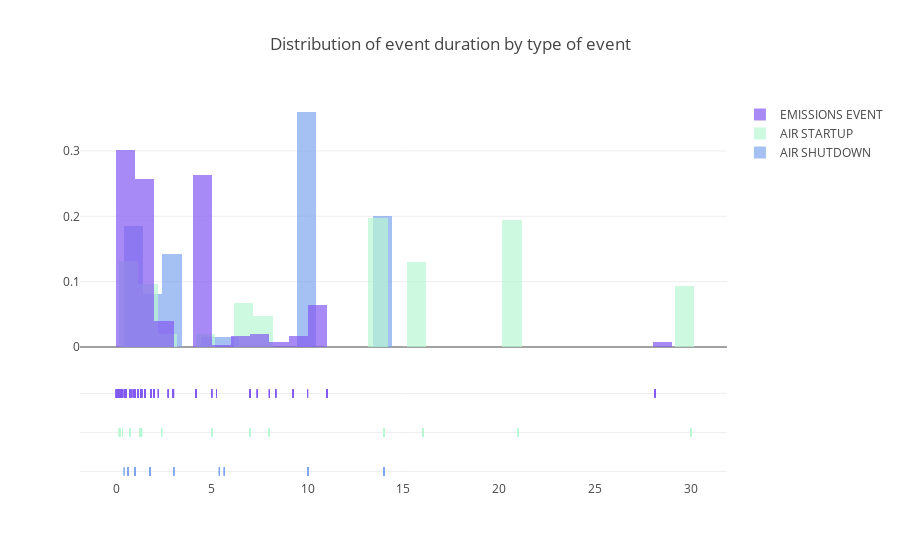

Here is the notebook cell this chart was saved with:
### Code cell
# plot the distribution of event duration according to the type of event (interactive)
hist_data = [df[df['Type(s) of air emissions event'] == 'AIR SHUTDOWN']['duration'].dropna(),
            df[df['Type(s) of air emissions event'] == 'AIR STARTUP']['duration'].dropna(),
            df[df['Type(s) of air emissions event'] == 'EMISSIONS EVENT']['duration'].dropna()]

group_labels = ['AIR SHUTDOWN', 'AIR STARTUP', 'EMISSIONS EVENT']
colors = ['#7FA6EE', '#B8F7D4', '#835AF1']

# Create distplot with curve_type set to 'normal'
fig = ff.create_distplot(hist_data, group_labels, colors=colors, show_curve=False)

# Add title
fig['layout'].update(title='Distribution of event duration by type of event')

# Plot!
pyo.iplot(fig)

### Figure 1 — Plotly figure (JSON) as saved in the notebook; plotly's stock layout.template omitted (floating-point values rounded to 4 significant figures; data arrays with more than 128 entries replaced by an {"elided": "..."} marker saying what was removed)
{"data": [{"autobinx": false, "histnorm": "probability density", "legendgroup": "AIR SHUTDOWN", "marker": {"color": "#7FA6EE"}, "name": "AIR SHUTDOWN", "opacity": 0.7, "type": "histogram", "uid": "4c7e3c90-8840-11e9-81d0-aae9fe7e348c", "x": {"elided": "259 float values"}, "xaxis": "x", "xbins": {"end": 14, "size": 1, "start": 0.4167}, "yaxis": "y"}, {"autobinx": false, "histnorm": "probability density", "legendgroup": "AIR STARTUP", "marker": {"color": "#B8F7D4"}, "name": "AIR STARTUP", "opacity": 0.7, "type": "histogram", "uid": "4c7e3e66-8840-11e9-bdad-aae9fe7e348c", "x": {"elided": "340 float values"}, "xaxis": "x", "xbins": {"end": 30, "size": 1, "start": 0.1667}, "yaxis": "y"}, {"autobinx": false, "histnorm": "probability density", "legendgroup": "EMISSIONS EVENT", "marker": {"color": "#835AF1"}, "name": "EMISSIONS EVENT", "opacity": 0.7, "type": "histogram", "uid": "4c7e3f88-8840-11e9-8d8f-aae9fe7e348c", "x": {"elided": "854 float values"}, "xaxis": "x", "xbins": {"end": 28.12, "size": 1, "start": 0.001389}, "yaxis": "y"}, {"legendgroup": "AIR SHUTDOWN", "marker": {"color": "#7FA6EE", "symbol": "line-ns-open"}, "mode": "markers", "name": "AIR SHUTDOWN", "showlegend": false, "type": "scatter", "uid": "4c7e4082-8840-11e9-856e-aae9fe7e348c", "x": {"elided": "259 float values"}, "xaxis": "x", "y": {"elided": "259 str values"}, "yaxis": "y2"}, {"legendgroup": "AIR STARTUP", "marker": {"color": "#B8F7D4", "symbol": "line-ns-open"}, "mode": "markers", "name": "AIR STARTUP", "showlegend": false, "type": "scatter", "uid": "4c7e417e-8840-11e9-b626-aae9fe7e348c", "x": {"elided": "340 float values"}, "xaxis": "x", "y": {"elided": "340 str values"}, "yaxis": "y2"}, {"legendgroup": "EMISSIONS EVENT", "marker": {"color": "#835AF1", "symbol": "line-ns-open"}, "mode": "markers", "name": "EMISSIONS EVENT", "showlegend": false, "type": "scatter", "uid": "4c7e4258-8840-11e9-af82-aae9fe7e348c", "x": {"elided": "854 float values"}, "xaxis": "x", "y": {"elided": "854 str values"}, "yaxis": "y2"}], "layout": {"barmode": "overlay", "hovermode": "closest", "legend": {"traceorder": "reversed"}, "title": "Distribution of event duration by type of event", "xaxis": {"anchor": "y2", "domain": [0, 1], "zeroline": false}, "yaxis": {"anchor": "free", "domain": [0.35, 1], "position": 0}, "yaxis2": {"anchor": "x", "domain": [0, 0.25], "dtick": 1, "showticklabels": false}}}
